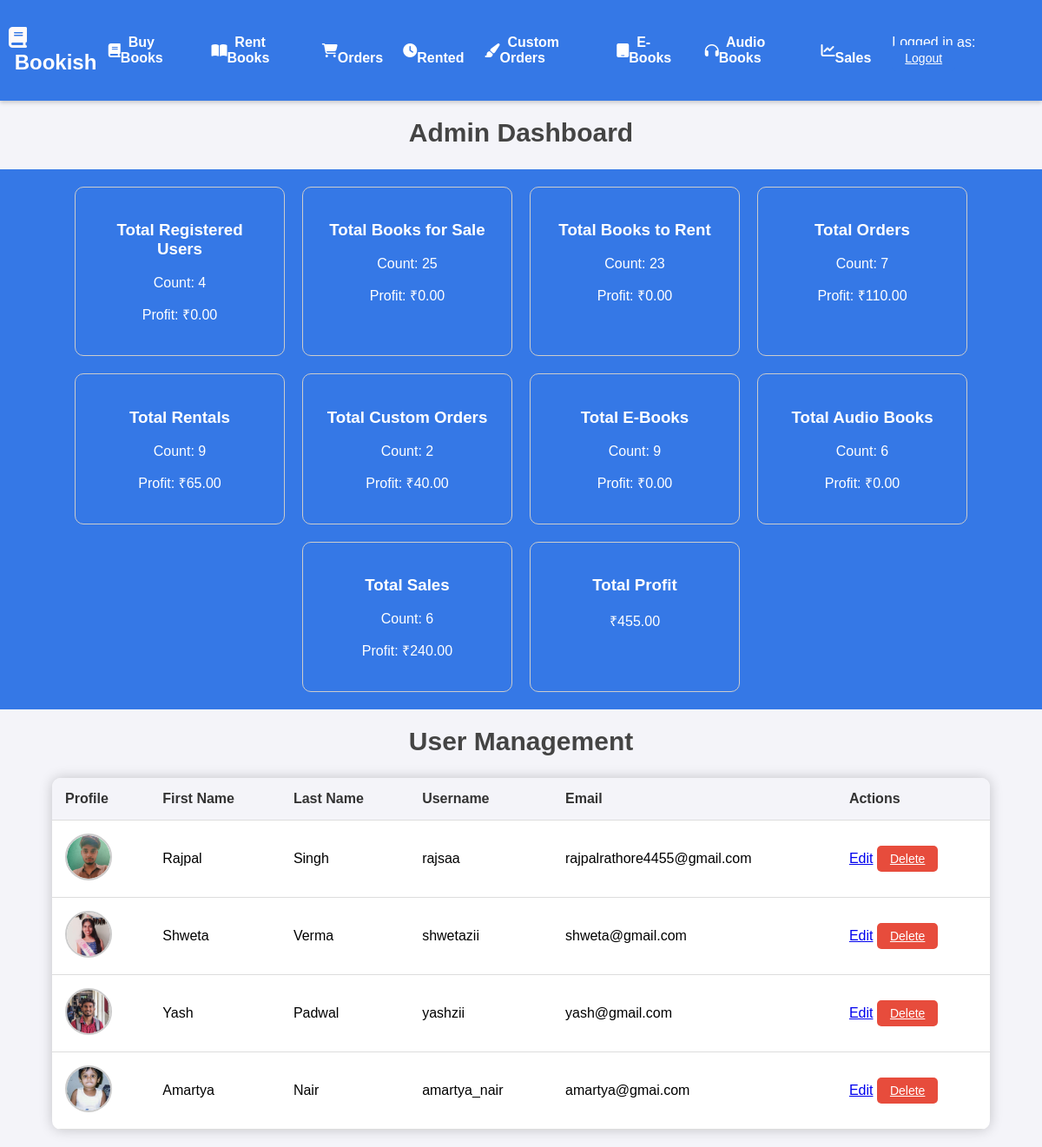
The page /admin_dashboard.php on the database its author committed.
### tables this page shows
CREATE TABLE `users` (
  `id` int(10) NOT NULL,
  `fname` varchar(255) NOT NULL,
  `lname` varchar(255) NOT NULL,
  `username` varchar(255) NOT NULL,
  `email` varchar(255) NOT NULL,
  `password` varchar(255) NOT NULL,
  `dt` timestamp NOT NULL DEFAULT current_timestamp(),
  `image` varchar(500) NOT NULL
);

### admin_dashboard.php (the view, shortened to what this page needs)
<?php
$dsn = 'mysql:host=localhost;dbname=sem4';
$username = 'root';
$password = '';
try {
    $db = new PDO($dsn, $username, $password);
    $db->setAttribute(PDO::ATTR_ERRMODE, PDO::ERRMODE_EXCEPTION);
} catch (PDOException $e) {
    die("Error: " . $e->getMessage());
}
$counts = [];
$profits = [];
$tables = [
    'users' => 'Total Registered Users',
    'buy_items' => 'Total Books for Sale',
    'rent_items' => 'Total Books to Rent',
    'orders' => 'Total Orders',
    'rented' => 'Total Rentals',
    'custom_orders' => 'Total Custom Orders',
    'ebooks' => 'Total E-Books',
    'audio_books' => 'Total Audio Books',
    'sales' => 'Total Sales',
];
foreach ($tables as $table => $label) {
    $query = "SELECT COUNT(*) as count FROM $table";
    $stmt = $db->query($query);
    $count = $stmt->fetch(PDO::FETCH_ASSOC);
    $counts[$table] = $count['count'];
}
$profitQueries = [
    'orders' => "SELECT SUM(profit) as profit FROM orders",
    'rented' => "SELECT SUM(profit) as profit FROM rented",
    'custom_orders' => "SELECT SUM(total_amt) as profit FROM custom_orders",
    'sales' => "SELECT SUM(platform_fee) as profit FROM sales"
];
$totalProfit = 0;
foreach ($profitQueries as $table => $query) {
    $stmt = $db->query($query);
    $profit = $stmt->fetch(PDO::FETCH_ASSOC);
    $profits[$table] = $profit['profit'] ?? 0;
    $totalProfit += $profits[$table];
}
$query = "SELECT * FROM users";
$users = $db->query($query)->fetchAll(PDO::FETCH_ASSOC);
?>
<!DOCTYPE html>
<html lang="en">
<head>
</head>
<body>
<nav>
    <div class="logo">
        <h1><i class="fa-solid fa-book fa-bounce" style="color: #fffafa;"></i>&nbsp;Bookish</h1>
    </div>
    <ul>
        <li><a href="buy_items.php"><i class="fa-solid fa-book"></i>&nbsp; Buy Books</a></li>
        <li><a href="rent_items.php"><i class="fa-solid fa-book-open"></i>&nbsp; Rent Books</a></li>
        <li><a href="orders_admin.php"><i class="fa-solid fa-shopping-cart"></i>&nbsp; Orders</a></li>
        <li><a href="rented.php"><i class="fa-solid fa-clock"></i>&nbsp; Rented</a></li>
        <li><a href="custom_orders.php"><i class="fa-solid fa-paint-brush"></i>&nbsp; Custom Orders</a></li>
        <li><a href="ebooks.php"><i class="fa-solid fa-tablet"></i>&nbsp; E-Books</a></li>
        <li><a href="audio_books.php"><i class="fa-solid fa-headphones"></i>&nbsp; Audio Books</a></li>
        <li><a href="sales.php"><i class="fa-solid fa-chart-line"></i>&nbsp; Sales</a></li>
    </ul>
    <div class="admin-info">
        Logged in as: <strong><?php echo $_SESSION['admin_na']; ?></strong>
        <a href="?logout" class="btn logout">Logout</a>
    </div>
</nav>
    <h2>Admin Dashboard</h2>
    <div style="display: flex; justify-content: center; flex-wrap: wrap; gap: 20px; padding: 20px; color: white; background-color: #3578e6;">
        <?php foreach ($tables as $table => $label): ?>
            <div style="border: 1px solid #ccc; border-radius: 10px; padding: 20px; width: 200px; text-align: center;">
                <h3><?php echo $label; ?></h3>
                <p>Count: <?php echo $counts[$table]; ?></p>
                <p>Profit: ₹<?php echo number_format($profits[$table] ?? 0, 2); ?></p>
            </div>
        <?php endforeach; ?>
        <div style="border: 1px solid #ccc; border-radius: 10px; padding: 20px; width: 200px; text-align: center;">
            <h3>Total Profit</h3>
            <p>₹<?php echo number_format($totalProfit, 2); ?></p>
        </div>
    </div>
    <h2>User Management</h2>
    <table>
        <thead>
            <tr>
                <th>Profile</th>
                <th>First Name</th>
                <th>Last Name</th>
                <th>Username</th>
                <th>Email</th>
                <th>Actions</th>
            </tr>
        </thead>
        <tbody>
            <?php foreach ($users as $user): ?>
                <tr>
                <td>
                    <img src="image/<?php echo htmlspecialchars($user['image']); ?>" alt="Profile Photo" class="profile-img">
                </td>
                    <td><?php echo htmlspecialchars($user['fname']); ?></td>
                    <td><?php echo htmlspecialchars($user['lname']); ?></td>
                    <td><?php echo htmlspecialchars($user['username']); ?></td>
                    <td><?php echo htmlspecialchars($user['email']); ?></td>
                    <td>
                        <a href="#" onclick="showPopup(<?php echo $user['id']; ?>, '<?php echo htmlspecialchars($user['fname']); ?>', '<?php echo htmlspecialchars($user['lname']); ?>', '<?php echo htmlspecialchars($user['username']); ?>', '<?php echo htmlspecialchars($user['email']); ?>', '<?php echo htmlspecialchars($user['image']); ?>')">Edit</a>
                        <a href="admin_dashboard.php?delete_id=<?php echo $user['id']; ?>" class="btn delete">Delete</a>
                    </td>
                </tr>
            <?php endforeach; ?>
        </tbody>
    </table>
</body>
</html>

### admin_dashboard.php (style rules this page uses)
body { font-family: Arial, sans-serif; background-color: #f4f4f9; margin: 0; padding: 0; }
nav { background-color: #3578e6; padding: 10px; display: flex; justify-content: space-between; align-items: center; color: white; box-shadow: 0 2px 5px rgba(0, 0, 0, 0.2); }
nav ul { list-style: none; margin: 0; padding: 0; display: flex; align-items: center; }
nav ul li { margin-right: 20px; }
nav ul li a { color: white; text-decoration: none; font-weight: bold; transition: color 0.3s; display: flex; align-items: center; }
.admin-info { font-size: 16px; }
h2 { margin-top: 20px; text-align: center; font-size: 30px; color: #444; }
table { width: 90%; margin: 20px auto; border-collapse: collapse; box-shadow: 0 0 15px rgba(0, 0, 0, 0.2); background-color: #fff; overflow: hidden; border-radius: 10px; }
th, td { padding: 15px; border-bottom: 1px solid #ddd; text-align: left; }
th { background-color: #f4f4f9; color: #333; font-weight: bold; }
td { animation: fadeIn 0.3s ease-in; }
.btn { padding: 7px 15px; background-color: #3578e6; color: white; border: none; cursor: pointer; transition: background-color 0.3s; border-radius: 5px; font-size: 14px; }
.btn.delete { background-color: #e74c3c; }
.profile-img { width: 50px; height: 50px; border-radius: 50%; object-fit: cover; border: 2px solid #ccc; }

### rows shown on the page
users: image (picture), fname "Rajpal", lname "Singh", username "rajsaa", email "rajpalrathore4455@gmail.com"
users: image (picture), fname "Shweta", lname "Verma", username "shwetazii", email "shweta@gmail.com"
users: image (picture), fname "Yash", lname "Padwal", username "yashzii", email "yash@gmail.com"
users: image (picture), fname "Amartya", lname "Nair", username "amartya_nair", email "amartya@gmai.com"

### other values the page prints
$label "Total Registered Users"
$counts[$table] "4"
$profits[$table] "0.00"
$label "Total Books for Sale"
$counts[$table] "25"
$label "Total Books to Rent"
$counts[$table] "23"
$label "Total Orders"
$counts[$table] "7"
$profits[$table] "110.00"
$label "Total Rentals"
$counts[$table] "9"
$profits[$table] "65.00"
$label "Total Custom Orders"
$counts[$table] "2"
